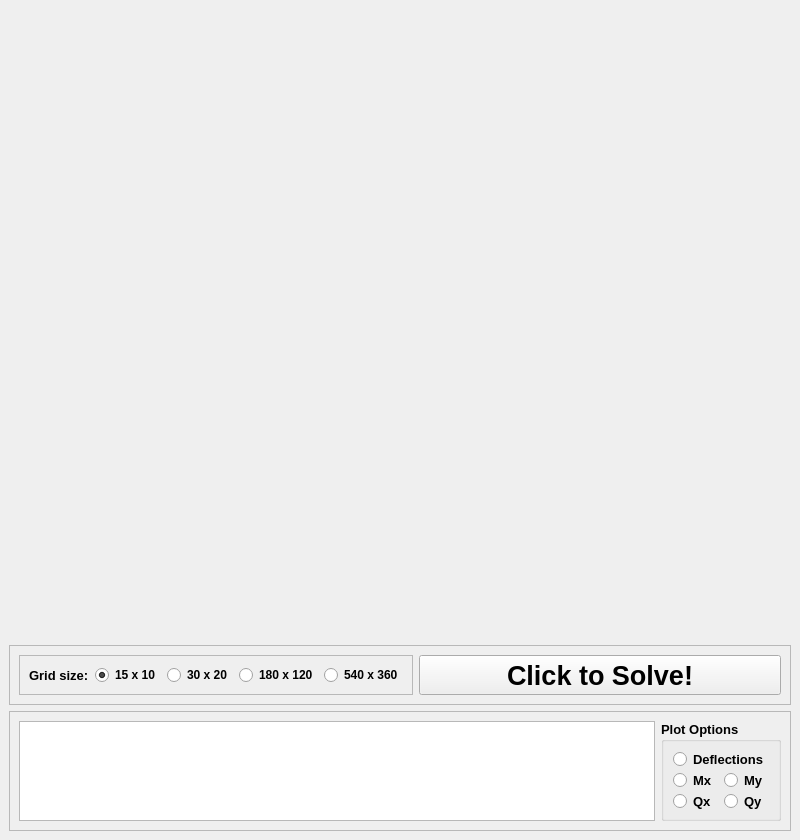
<?xml version="1.0" encoding="UTF-8"?>
<ui version="4.0">
 <class>MainWindow</class>
 <widget class="QMainWindow" name="MainWindow">
  <property name="geometry">
   <rect>
    <x>0</x>
    <y>0</y>
    <width>800</width>
    <height>840</height>
   </rect>
  </property>
  <property name="sizePolicy">
   <sizepolicy hsizetype="Preferred" vsizetype="Preferred">
    <horstretch>0</horstretch>
    <verstretch>0</verstretch>
   </sizepolicy>
  </property>
  <property name="minimumSize">
   <size>
    <width>800</width>
    <height>840</height>
   </size>
  </property>
  <property name="maximumSize">
   <size>
    <width>800</width>
    <height>840</height>
   </size>
  </property>
  <property name="windowTitle">
   <string>MainWindow</string>
  </property>
  <widget class="QWidget" name="centralwidget">
   <property name="sizePolicy">
    <sizepolicy hsizetype="Fixed" vsizetype="Fixed">
     <horstretch>0</horstretch>
     <verstretch>0</verstretch>
    </sizepolicy>
   </property>
   <property name="minimumSize">
    <size>
     <width>0</width>
     <height>0</height>
    </size>
   </property>
   <property name="maximumSize">
    <size>
     <width>800</width>
     <height>840</height>
    </size>
   </property>
   <layout class="QVBoxLayout" name="verticalLayout">
    <item>
     <widget class="QLabel" name="infoLabel">
      <property name="sizePolicy">
       <sizepolicy hsizetype="Fixed" vsizetype="Fixed">
        <horstretch>0</horstretch>
        <verstretch>0</verstretch>
       </sizepolicy>
      </property>
      <property name="minimumSize">
       <size>
        <width>0</width>
        <height>0</height>
       </size>
      </property>
      <property name="maximumSize">
       <size>
        <width>800</width>
        <height>80</height>
       </size>
      </property>
      <property name="font">
       <font>
        <pointsize>14</pointsize>
        <weight>75</weight>
        <bold>true</bold>
       </font>
      </property>
      <property name="text">
       <string/>
      </property>
     </widget>
    </item>
    <item>
     <widget class="QWidget" name="mplwindow" native="true">
      <property name="sizePolicy">
       <sizepolicy hsizetype="Fixed" vsizetype="Fixed">
        <horstretch>0</horstretch>
        <verstretch>0</verstretch>
       </sizepolicy>
      </property>
      <property name="minimumSize">
       <size>
        <width>0</width>
        <height>0</height>
       </size>
      </property>
      <property name="maximumSize">
       <size>
        <width>800</width>
        <height>600</height>
       </size>
      </property>
      <layout class="QVBoxLayout" name="mplvl"/>
     </widget>
    </item>
    <item>
     <widget class="QFrame" name="preProcessWidget">
      <property name="sizePolicy">
       <sizepolicy hsizetype="Fixed" vsizetype="Fixed">
        <horstretch>0</horstretch>
        <verstretch>0</verstretch>
       </sizepolicy>
      </property>
      <property name="maximumSize">
       <size>
        <width>800</width>
        <height>60</height>
       </size>
      </property>
      <property name="frameShape">
       <enum>QFrame::StyledPanel</enum>
      </property>
      <property name="frameShadow">
       <enum>QFrame::Raised</enum>
      </property>
      <layout class="QHBoxLayout" name="horizontalLayout_4">
       <item>
        <widget class="QFrame" name="sizeFrame">
         <property name="sizePolicy">
          <sizepolicy hsizetype="Fixed" vsizetype="Fixed">
           <horstretch>0</horstretch>
           <verstretch>0</verstretch>
          </sizepolicy>
         </property>
         <property name="minimumSize">
          <size>
           <width>0</width>
           <height>0</height>
          </size>
         </property>
         <property name="maximumSize">
          <size>
           <width>400</width>
           <height>40</height>
          </size>
         </property>
         <property name="frameShape">
          <enum>QFrame::StyledPanel</enum>
         </property>
         <property name="frameShadow">
          <enum>QFrame::Raised</enum>
         </property>
         <layout class="QHBoxLayout" name="horizontalLayout">
          <item>
           <widget class="QLabel" name="sizeLabel">
            <property name="font">
             <font>
              <pointsize>10</pointsize>
              <weight>75</weight>
              <bold>true</bold>
             </font>
            </property>
            <property name="text">
             <string>Grid size:</string>
            </property>
           </widget>
          </item>
          <item>
           <widget class="QRadioButton" name="rBtn15x10">
            <property name="sizePolicy">
             <sizepolicy hsizetype="Preferred" vsizetype="Preferred">
              <horstretch>0</horstretch>
              <verstretch>0</verstretch>
             </sizepolicy>
            </property>
            <property name="font">
             <font>
              <weight>75</weight>
              <bold>true</bold>
             </font>
            </property>
            <property name="text">
             <string>15 x 10</string>
            </property>
            <property name="checked">
             <bool>true</bool>
            </property>
           </widget>
          </item>
          <item>
           <widget class="QRadioButton" name="rBtn30x20">
            <property name="font">
             <font>
              <weight>75</weight>
              <bold>true</bold>
             </font>
            </property>
            <property name="text">
             <string>30 x 20</string>
            </property>
            <property name="checked">
             <bool>false</bool>
            </property>
           </widget>
          </item>
          <item>
           <widget class="QRadioButton" name="rBtn180x120">
            <property name="font">
             <font>
              <weight>75</weight>
              <bold>true</bold>
             </font>
            </property>
            <property name="text">
             <string>180 x 120</string>
            </property>
           </widget>
          </item>
          <item>
           <widget class="QRadioButton" name="rBtn540x360">
            <property name="font">
             <font>
              <weight>75</weight>
              <bold>true</bold>
             </font>
            </property>
            <property name="text">
             <string>540 x 360</string>
            </property>
           </widget>
          </item>
         </layout>
        </widget>
       </item>
       <item>
        <widget class="QPushButton" name="btnPlot">
         <property name="sizePolicy">
          <sizepolicy hsizetype="Preferred" vsizetype="Preferred">
           <horstretch>0</horstretch>
           <verstretch>0</verstretch>
          </sizepolicy>
         </property>
         <property name="minimumSize">
          <size>
           <width>0</width>
           <height>0</height>
          </size>
         </property>
         <property name="maximumSize">
          <size>
           <width>123456</width>
           <height>123456</height>
          </size>
         </property>
         <property name="font">
          <font>
           <family>Arial</family>
           <pointsize>20</pointsize>
           <weight>75</weight>
           <bold>true</bold>
          </font>
         </property>
         <property name="text">
          <string>Click to Solve!</string>
         </property>
        </widget>
       </item>
      </layout>
     </widget>
    </item>
    <item>
     <widget class="QFrame" name="postProcessWidget">
      <property name="sizePolicy">
       <sizepolicy hsizetype="Fixed" vsizetype="Fixed">
        <horstretch>0</horstretch>
        <verstretch>0</verstretch>
       </sizepolicy>
      </property>
      <property name="minimumSize">
       <size>
        <width>0</width>
        <height>0</height>
       </size>
      </property>
      <property name="maximumSize">
       <size>
        <width>800</width>
        <height>120</height>
       </size>
      </property>
      <property name="frameShape">
       <enum>QFrame::StyledPanel</enum>
      </property>
      <property name="frameShadow">
       <enum>QFrame::Raised</enum>
      </property>
      <layout class="QHBoxLayout" name="horizontalLayout_2">
       <item>
        <widget class="QTextEdit" name="textEdit">
         <property name="enabled">
          <bool>true</bool>
         </property>
         <property name="sizePolicy">
          <sizepolicy hsizetype="Preferred" vsizetype="Fixed">
           <horstretch>0</horstretch>
           <verstretch>0</verstretch>
          </sizepolicy>
         </property>
         <property name="maximumSize">
          <size>
           <width>16777215</width>
           <height>100</height>
          </size>
         </property>
         <property name="font">
          <font>
           <pointsize>12</pointsize>
           <weight>75</weight>
           <bold>true</bold>
          </font>
         </property>
        </widget>
       </item>
       <item>
        <widget class="QGroupBox" name="plot_options_group">
         <property name="enabled">
          <bool>true</bool>
         </property>
         <property name="sizePolicy">
          <sizepolicy hsizetype="Fixed" vsizetype="Fixed">
           <horstretch>0</horstretch>
           <verstretch>0</verstretch>
          </sizepolicy>
         </property>
         <property name="maximumSize">
          <size>
           <width>120</width>
           <height>150</height>
          </size>
         </property>
         <property name="font">
          <font>
           <pointsize>10</pointsize>
           <weight>75</weight>
           <bold>true</bold>
          </font>
         </property>
         <property name="title">
          <string>Plot Options</string>
         </property>
         <property name="checkable">
          <bool>false</bool>
         </property>
         <layout class="QGridLayout" name="gridLayout">
          <item row="2" column="1" colspan="2">
           <widget class="QRadioButton" name="qy_radio">
            <property name="sizePolicy">
             <sizepolicy hsizetype="Preferred" vsizetype="Preferred">
              <horstretch>0</horstretch>
              <verstretch>0</verstretch>
             </sizepolicy>
            </property>
            <property name="text">
             <string>Qy</string>
            </property>
           </widget>
          </item>
          <item row="1" column="1" colspan="2">
           <widget class="QRadioButton" name="my_radio">
            <property name="sizePolicy">
             <sizepolicy hsizetype="Preferred" vsizetype="Preferred">
              <horstretch>0</horstretch>
              <verstretch>0</verstretch>
             </sizepolicy>
            </property>
            <property name="text">
             <string>My</string>
            </property>
           </widget>
          </item>
          <item row="1" column="0">
           <widget class="QRadioButton" name="mx_radio">
            <property name="sizePolicy">
             <sizepolicy hsizetype="Preferred" vsizetype="Preferred">
              <horstretch>0</horstretch>
              <verstretch>0</verstretch>
             </sizepolicy>
            </property>
            <property name="text">
             <string>Mx</string>
            </property>
           </widget>
          </item>
          <item row="2" column="0">
           <widget class="QRadioButton" name="qx_radio">
            <property name="sizePolicy">
             <sizepolicy hsizetype="Preferred" vsizetype="Preferred">
              <horstretch>0</horstretch>
              <verstretch>0</verstretch>
             </sizepolicy>
            </property>
            <property name="text">
             <string>Qx</string>
            </property>
           </widget>
          </item>
          <item row="0" column="0" colspan="3">
           <widget class="QRadioButton" name="deflections_radio">
            <property name="sizePolicy">
             <sizepolicy hsizetype="Preferred" vsizetype="Preferred">
              <horstretch>0</horstretch>
              <verstretch>0</verstretch>
             </sizepolicy>
            </property>
            <property name="text">
             <string>Deflections</string>
            </property>
           </widget>
          </item>
         </layout>
        </widget>
       </item>
      </layout>
     </widget>
    </item>
   </layout>
  </widget>
 </widget>
 <resources/>
 <connections/>
</ui>
